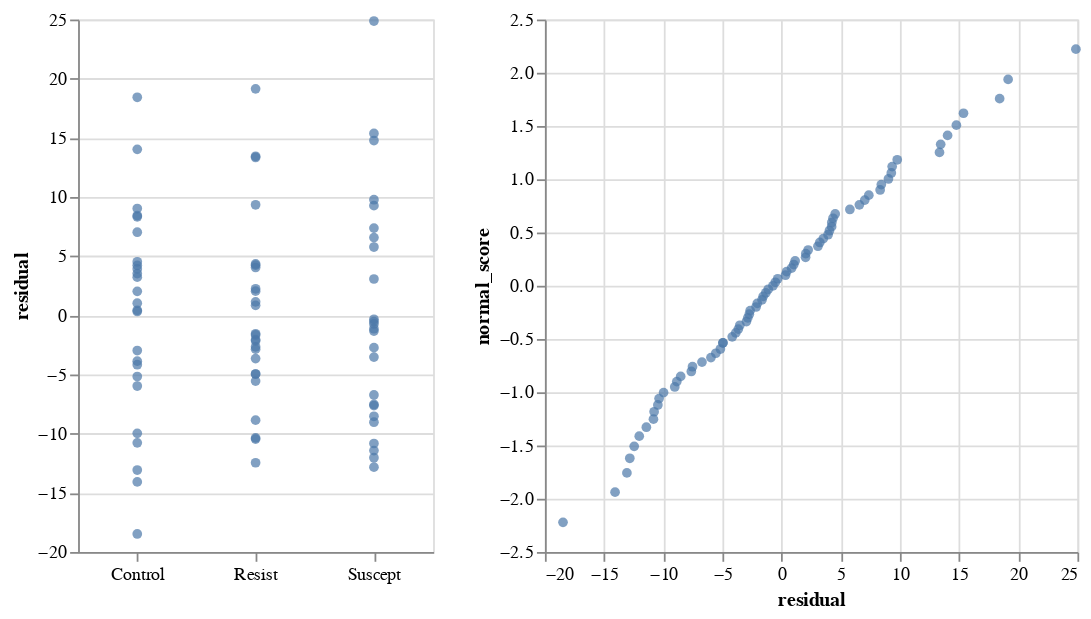

Here is the notebook cell this chart was saved with:
### Markdown cell above
#### (c)

### Code cell
chart_base = (
    alt.Chart(
        DATA['12.3']
        .with_columns(
            residual=col('AvgEgg') - col('AvgEgg').mean().over('Group'))
        .with_columns(
            normal_score=(col('residual').rank() / (pl.len() + 1)).map_batches(
                lambda x: stats.norm.ppf(x))))
    .mark_circle())

(
    chart_base.encode(
        alt.X('Group').axis(labelAngle=0).title(None),
        alt.Y('residual'))
    .properties(width=200)
    | chart_base.encode(
        x='residual', 
        y='normal_score')
)

### Figure 1 — Vega-Lite specification as saved in the notebook (floating-point values rounded to 4 significant figures)
{"config": {"view": {"continuousWidth": 300, "continuousHeight": 300}}, "hconcat": [{"mark": {"type": "circle"}, "encoding": {"x": {"axis": {"labelAngle": 0}, "field": "Group", "title": null, "type": "nominal"}, "y": {"field": "residual", "type": "quantitative"}}, "width": 200}, {"mark": {"type": "circle"}, "encoding": {"x": {"field": "residual", "type": "quantitative"}, "y": {"field": "normal_score", "type": "quantitative"}}}], "data": {"name": "data-b9f939fcc56d1df6261b45c4d9f50d73"}, "$schema": "https://vega.github.io/schema/vega-lite/v5.16.3.json", "datasets": {"data-b9f939fcc56d1df6261b45c4d9f50d73": [{"AvgEgg": 35.4, "Group": "Control", "residual": 2.028, "normal_score": 0.267}, {"AvgEgg": 27.4, "Group": "Control", "residual": -5.972, "normal_score": -0.6745}, {"AvgEgg": 19.3, "Group": "Control", "residual": -14.07, "normal_score": -1.938}, {"AvgEgg": 41.8, "Group": "Control", "residual": 8.428, "normal_score": 0.95}, {"AvgEgg": 20.3, "Group": "Control", "residual": -13.07, "normal_score": -1.757}, {"AvgEgg": 37.6, "Group": "Control", "residual": 4.228, "normal_score": 0.5549}, {"AvgEgg": 36.9, "Group": "Control", "residual": 3.528, "normal_score": 0.4428}, {"AvgEgg": 37.3, "Group": "Control", "residual": 3.928, "normal_score": 0.4795}, {"AvgEgg": 28.2, "Group": "Control", "residual": -5.172, "normal_score": -0.5938}, {"AvgEgg": 23.4, "Group": "Control", "residual": -9.972, "normal_score": -1.003}, {"AvgEgg": 33.7, "Group": "Control", "residual": 0.328, "normal_score": 0.09911}, {"AvgEgg": 29.2, "Group": "Control", "residual": -4.172, "normal_score": -0.4795}, {"AvgEgg": 41.7, "Group": "Control", "residual": 8.328, "normal_score": 0.8994}, {"AvgEgg": 22.6, "Group": "Control", "residual": -10.77, "normal_score": -1.183}, {"AvgEgg": 40.4, "Group": "Control", "residual": 7.028, "normal_score": 0.8046}, {"AvgEgg": 34.4, "Group": "Control", "residual": 1.028, "normal_score": 0.1992}, {"AvgEgg": 30.4, "Group": "Control", "residual": -2.972, "normal_score": -0.336}, {"AvgEgg": 14.9, "Group": "Control", "residual": -18.47, "normal_score": -2.222}, {"AvgEgg": 51.8, "Group": "Control", "residual": 18.43, "normal_score": 1.757}, {"AvgEgg": 33.8, "Group": "Control", "residual": 0.428, "normal_score": 0.1323}, {"AvgEgg": 37.9, "Group": "Control", "residual": 4.528, "normal_score": 0.6745}, {"AvgEgg": 29.5, "Group": "Control", "residual": -3.872, "normal_score": -0.4428}, {"AvgEgg": 42.4, "Group": "Control", "residual": 9.028, "normal_score": 1.003}, {"AvgEgg": 36.6, "Group": "Control", "residual": 3.228, "normal_score": 0.4067}, {"AvgEgg": 47.4, "Group": "Control", "residual": 14.03, "normal_score": 1.412}, {"AvgEgg": 12.8, "Group": "Resist", "residual": -12.46, "normal_score": -1.508}, {"AvgEgg": 21.6, "Group": "Resist", "residual": -3.656, "normal_score": -0.4067}, {"AvgEgg": 14.8, "Group": "Resist", "residual": -10.46, "normal_score": -1.119}, {"AvgEgg": 23.1, "Group": "Resist", "residual": -2.156, "normal_score": -0.1992}, {"AvgEgg": 34.6, "Group": "Resist", "residual": 9.344, "normal_score": 1.119}, {"AvgEgg": 19.7, "Group": "Resist", "residual": -5.556, "normal_score": -0.6336}, {"AvgEgg": 22.6, "Group": "Resist", "residual": -2.656, "normal_score": -0.233}, {"AvgEgg": 29.6, "Group": "Resist", "residual": 4.344, "normal_score": 0.6336}, {"AvgEgg": 16.4, "Group": "Resist", "residual": -8.856, "normal_score": -0.8994}, {"AvgEgg": 20.3, "Group": "Resist", "residual": -4.956, "normal_score": -0.5358}, {"AvgEgg": 29.3, "Group": "Resist", "residual": 4.044, "normal_score": 0.5168}, {"AvgEgg": 14.9, "Group": "Resist", "residual": -10.36, "normal_score": -1.059}, {"AvgEgg": 27.3, "Group": "Resist", "residual": 2.044, "normal_score": 0.3013}, {"AvgEgg": 22.4, "Group": "Resist", "residual": -2.856, "normal_score": -0.3013}, {"AvgEgg": 27.5, "Group": "Resist", "residual": 2.244, "normal_score": 0.336}, {"AvgEgg": 20.3, "Group": "Resist", "residual": -4.956, "normal_score": -0.5358}, {"AvgEgg": 38.7, "Group": "Resist", "residual": 13.44, "normal_score": 1.328}, {"AvgEgg": 26.4, "Group": "Resist", "residual": 1.144, "normal_score": 0.233}, {"AvgEgg": 23.7, "Group": "Resist", "residual": -1.556, "normal_score": -0.09911}, {"AvgEgg": 26.1, "Group": "Resist", "residual": 0.844, "normal_score": 0.1657}, {"AvgEgg": 29.5, "Group": "Resist", "residual": 4.244, "normal_score": 0.5938}, {"AvgEgg": 38.6, "Group": "Resist", "residual": 13.34, "normal_score": 1.252}, {"AvgEgg": 44.4, "Group": "Resist", "residual": 19.14, "normal_score": 1.938}, {"AvgEgg": 23.2, "Group": "Resist", "residual": -2.056, "normal_score": -0.1657}, {"AvgEgg": 23.6, "Group": "Resist", "residual": -1.656, "normal_score": -0.1323}, {"AvgEgg": 38.4, "Group": "Suscept", "residual": 14.77, "normal_score": 1.508}, {"AvgEgg": 32.9, "Group": "Suscept", "residual": 9.272, "normal_score": 1.059}, {"AvgEgg": 48.5, "Group": "Suscept", "residual": 24.87, "normal_score": 2.222}, {"AvgEgg": 20.9, "Group": "Suscept", "residual": -2.728, "normal_score": -0.267}, {"AvgEgg": 11.6, "Group": "Suscept", "residual": -12.03, "normal_score": -1.412}, {"AvgEgg": 22.3, "Group": "Suscept", "residual": -1.328, "normal_score": -0.06601}, {"AvgEgg": 30.2, "Group": "Suscept", "residual": 6.572, "normal_score": 0.7598}, {"AvgEgg": 33.4, "Group": "Suscept", "residual": 9.772, "normal_score": 1.183}, {"AvgEgg": 26.7, "Group": "Suscept", "residual": 3.072, "normal_score": 0.3711}, {"AvgEgg": 39.0, "Group": "Suscept", "residual": 15.37, "normal_score": 1.62}, {"AvgEgg": 12.8, "Group": "Suscept", "residual": -10.83, "normal_score": -1.252}, {"AvgEgg": 14.6, "Group": "Suscept", "residual": -9.028, "normal_score": -0.95}, {"AvgEgg": 12.2, "Group": "Suscept", "residual": -11.43, "normal_score": -1.328}, {"AvgEgg": 23.1, "Group": "Suscept", "residual": -0.528, "normal_score": 0.03299}, {"AvgEgg": 29.4, "Group": "Suscept", "residual": 5.772, "normal_score": 0.7165}, {"AvgEgg": 16.0, "Group": "Suscept", "residual": -7.628, "normal_score": -0.8046}, {"AvgEgg": 20.1, "Group": "Suscept", "residual": -3.528, "normal_score": -0.3711}, {"AvgEgg": 23.3, "Group": "Suscept", "residual": -0.328, "normal_score": 0.06601}, {"AvgEgg": 22.9, "Group": "Suscept", "residual": -0.728, "normal_score": 0.0}, {"AvgEgg": 22.5, "Group": "Suscept", "residual": -1.128, "normal_score": -0.03299}, {"AvgEgg": 15.1, "Group": "Suscept", "residual": -8.528, "normal_score": -0.8511}, {"AvgEgg": 31.0, "Group": "Suscept", "residual": 7.372, "normal_score": 0.8511}, {"AvgEgg": 16.9, "Group": "Suscept", "residual": -6.728, "normal_score": -0.7165}, {"AvgEgg": 16.1, "Group": "Suscept", "residual": -7.528, "normal_score": -0.7598}, {"AvgEgg": 10.8, "Group": "Suscept", "residual": -12.83, "normal_score": -1.62}]}}
